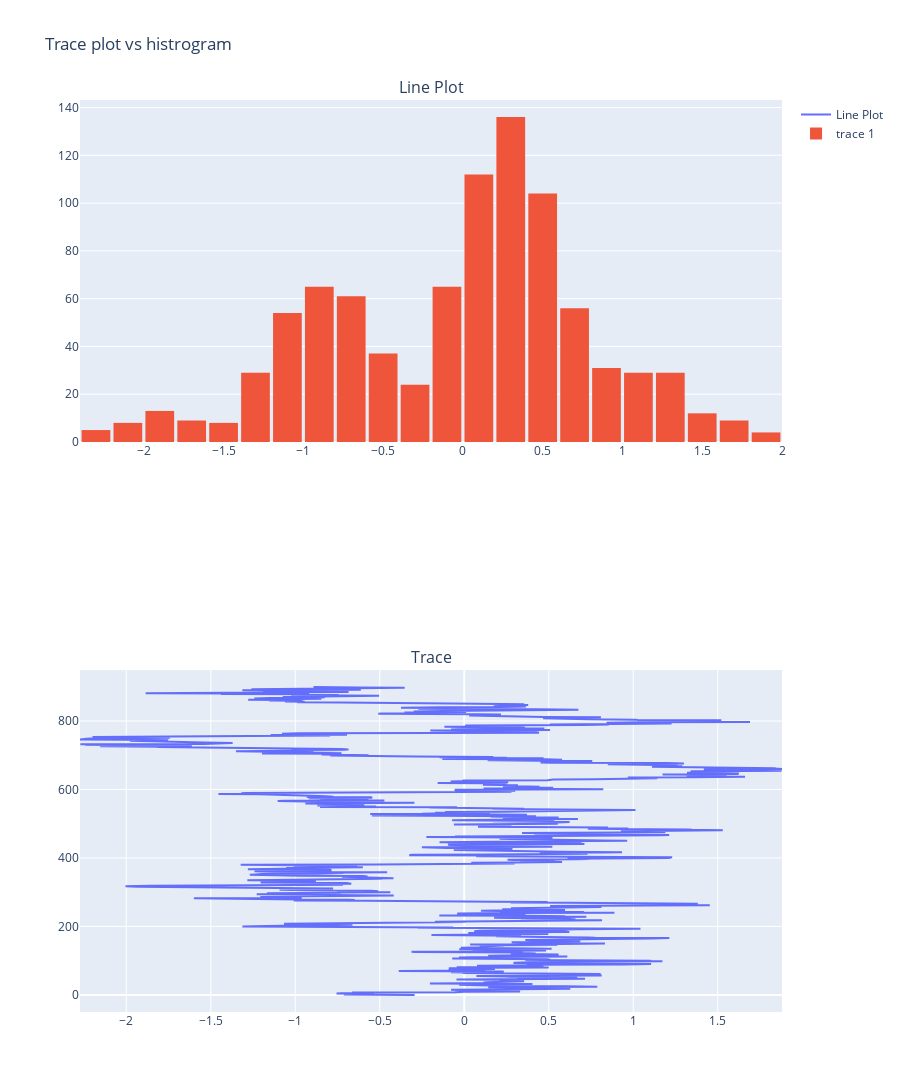

Source (notebook cell):
### Code cell
seed = np.array([0])
std = 0.1
burn_in_ITERATION = 1000
lag = 10
max_ITERATION = 10000 

YS = metro_sample(special_sin,seed, std, burn_in_ITERATION, lag, max_ITERATION).flatten()
XS = np.linspace(-2,2,100)

plt.plot(XS,[special_sin([x]) for x in XS], label='special_sin')
plt.legend()
plot_trace_vs_hist_2d(list(range(len(YS))), YS)
plt.show()

### Figure 1 — Plotly figure (JSON) as saved in the notebook; plotly's stock layout.template omitted (floating-point values rounded to 4 significant figures; data arrays with more than 128 entries replaced by an {"elided": "..."} marker saying what was removed)
{"data": [{"mode": "lines", "name": "Line Plot", "type": "scatter", "x": {"elided": "900 float values"}, "xaxis": "x2", "y": {"elided": "900 int values"}, "yaxis": "y2"}, {"type": "histogram", "x": {"elided": "900 float values"}, "xaxis": "x", "yaxis": "y"}], "layout": {"annotations": [{"font": {"size": 16}, "showarrow": false, "text": "Line Plot", "x": 0.5, "xanchor": "center", "xref": "paper", "y": 1, "yanchor": "bottom", "yref": "paper"}, {"font": {"size": 16}, "showarrow": false, "text": "Trace", "x": 0.5, "xanchor": "center", "xref": "paper", "y": 0.375, "yanchor": "bottom", "yref": "paper"}], "bargap": 0.1, "height": 1200, "showlegend": true, "title": {"text": "Trace plot vs histrogram"}, "xaxis": {"anchor": "y", "domain": [0, 1]}, "xaxis2": {"anchor": "y2", "domain": [0, 1]}, "yaxis": {"anchor": "x", "domain": [0.625, 1]}, "yaxis2": {"anchor": "x2", "domain": [0, 0.375]}}}
